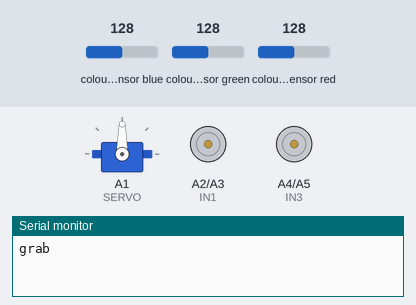
Bench run of a sketch on a simulated Arduino Uno, built with avr-gcc and run on an emulated ATmega328P. Parts: servo, motor-driver pin pairs drawn as motors (green arrow = first pin HIGH = forward, orange = second pin HIGH = backward, longer = more drive, scaled by the enable pin), the last lines printed to the serial monitor. Wiring (inferred from the names in the program): TCS3200 colour sensor: output pin 8; S2 pin 6; S3 pin 7; S0 pin 4; S1 pin 5. The test bench sets the inputs (shaded band); at power-on: colour sensor blue 128, colour sensor green 128, colour sensor red 128.

Above: at 0.1 s.
At 1.06 s:
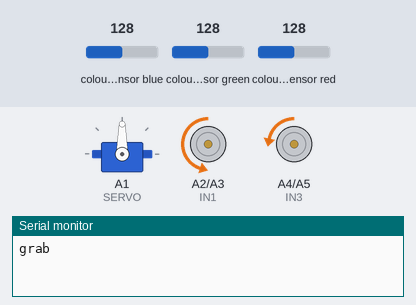
At 5.2 s:
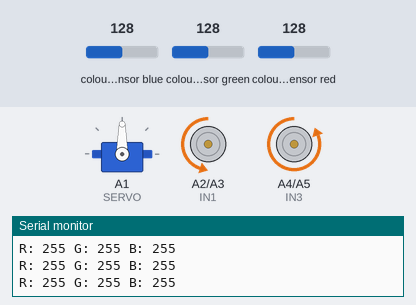
5.3 s: colour sensor blue set to 5
Timing chart, 0 to 8.3 s (numbered marks = the images above; inputs shaded):
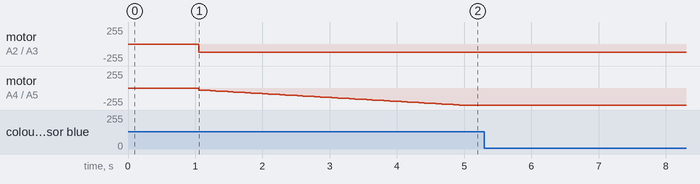

The sketch:

challenge_1.ino
```cpp
#include "rgb.h"
#include "motor.h"
#include "slidingwindow.h"

RGBv rgbValue;

int histlen = 5;
int colhist[5] = {-1, -1, -1, -1, -1};

// States: 0 = red, 1 = blue, 2 = green, 3 = black (starting state)
int currentState = -1;
int previousState = -1;
int colavg = -1;

// Counter to track progress through the rings
int ringCounter = 3;

// Threshold to detect entry into the circle
int enterCircleThreshold = 200;
bool enteredCircle = false;

int rotationSpeedBonus = 10;
int rotationSpeedIncrement = 5;

int cruiseSpeed = 80;
int rotateSpeed = 100;

void setup() {
    // Initialize color sensor pins
    pinMode(S0, OUTPUT);
    pinMode(S1, OUTPUT);
    pinMode(S2, OUTPUT);
    pinMode(S3, OUTPUT);

    // Initialize motor pins
    pinMode(EN_A, OUTPUT);
    pinMode(IN1, OUTPUT);
    pinMode(IN2, OUTPUT);
    pinMode(IN3, OUTPUT);
    pinMode(IN4, OUTPUT);
    pinMode(EN_B, OUTPUT);

    myServo.attach(A1);

    digitalWrite(S0, HIGH);
    digitalWrite(S1, LOW);

    pinMode(sensorOut, INPUT);
    delay(50); // stop for a second to read the color properly
    Serial.begin(9600);

    grab();

    setMotors(60, 30);


}

void loop() {
    // Spiral search to enter the circle
    while (!enteredCircle) {
        setMotors(120, 20+ rotationSpeedBonus);
        rotationSpeedBonus = rotationSpeedBonus + 5;

        delay(5); // stop for a second to read the color properly
        getRGB(&rgbValue);
        int col = getMaximum(rgbValue.redPW, rgbValue.bluePW, rgbValue.greenPW);
        addnew(colhist, col, histlen); //Add new colour measurement to colour history
        int colavg = colouraverage(colhist, histlen); //Get the average colour of the last 5 measurements
        delay(5);
        if (colavg != -1) {
            enteredCircle = true;
            Serial.println("Entered Circle");
            setMotors(0, 0); // Stop
            delay(500);
        }
    }

    // Get the live reading
    delay(5); // stop for a second to read the color properly
    getRGB(&rgbValue);
    int col = getMaximum(rgbValue.redPW, rgbValue.bluePW, rgbValue.greenPW);
    addnew(colhist, col, histlen); //Add new colour measurement to colour history
    int colavg = colouraverage(colhist, histlen); //Get the average colour of the last 5 measurements
    // for(int i=0; i<histlen; i++){
    //   Serial.println(colhist[i]);
    // }


    // Correct if accidentally steps out
    Serial.println(colavg);
    Serial.println(currentState);
    Serial.println(previousState);
    if (colavg == currentState){
      // Cruise mode

    setMotors(cruiseSpeed, cruiseSpeed);
    }
    if (colavg == previousState) {
        setMotors(0, 0); // Stop
        delay(50);
        setMotors(rotateSpeed, 0); // Rotate in place
        getRGB(&rgbValue);
        int col = getMaximum(rgbValue.redPW, rgbValue.bluePW, rgbValue.greenPW);
        addnew(colhist, col, histlen); //Add new colour measurement to colour history
        int colavg = colouraverage(colhist, histlen); //Get the average colour of the last 5 measurements
        Serial.println(colavg);
        Serial.println(previousState);
        if(colavg != previousState){
          delay(300); // Delay to let it face inwards instead of tangential
          setMotors(0, 0); // Stop once corrected
        }
    }

	// If the robot moves in as desired, keep moving straight, decrement counter, update previous state
	if (colavg != previousState && colavg != currentState){
		ringCounter = max(0, ringCounter - 1);
        Serial.print("Entered ring ");
        Serial.println(ringCounter);
		previousState = currentState;
    // Update the current state (happens every loop regardless of what happens)
	  currentState = colavg;
	}


	// Check if the robot has completed the circle
	if (ringCounter == 0) {
		setMotors(0, 0); // Stop
		delay(500);
		//Write code to back up a bit, later.
		release(90); //Release flag; ANGLE TBD
    delay(10);
		setMotors(0, 0);
    return;
	}
}
```

motor.h
```cpp
#include <Servo.h>

// Motor
#define IN1 A2
#define IN2 A3
#define IN3 A4
#define IN4 A5
#define EN_A 11
#define EN_B 10
#define SERVO A1

Servo myServo;
int servoDelay = 1000;

void motorSetup() {
  Serial.begin (9600); //Starting the serial communication at 9600 baud rate
  //Initializing the motor pins as output
  pinMode(EN_A, OUTPUT);
  pinMode(IN1, OUTPUT);
  pinMode(IN2, OUTPUT);
  pinMode(IN3, OUTPUT);
  pinMode(IN4, OUTPUT);
  pinMode(EN_B, OUTPUT);

  // set Servo pin
  myServo.attach(SERVO);
}

// Drive motors
// Convention: 1,3 LOW for forward; 2,4 LOW for backward
void move_one(int speed, const char* dir, int inPin1, int inPin2, int pwmPin) {
    if (strcmp(dir, "FWD") == 0) {
        digitalWrite(inPin1, LOW);
        digitalWrite(inPin2, HIGH);
    }
    else if (strcmp(dir, "REV") == 0) {
        digitalWrite(inPin1, HIGH);
        digitalWrite(inPin2, LOW);
    }
    analogWrite(pwmPin, speed);
}

void setMotors(int leftSpeed, int rightSpeed) {
    const char* leftDir = (leftSpeed >= 0) ? "FWD" : "REV";
    const char* rightDir = (rightSpeed >= 0) ? "FWD" : "REV";
    move_one(abs(leftSpeed), leftDir, IN1, IN2, EN_A);
    move_one(abs(rightSpeed), rightDir, IN3, IN4, EN_B);
}

void stop() {
    move_one(0, "FWD", IN1, IN2, EN_A);
    move_one(0, "REV", IN3, IN4, EN_B);
}

//Servo Motor
void grab(){
  myServo.write(90);
  Serial.println("grab");
  delay(servoDelay);
}

void release(int degree){
  myServo.write(90-degree);
  Serial.println("release");
  delay(servoDelay);
}
```

rgb.h
```cpp
// Define color sensor pins
#define OE_PIN 3
#define S0 4
#define S1 5
#define S2 6
#define S3 7
#define sensorOut 8

typedef struct {
	int redPW;
  	int bluePW;
  	int greenPW;
} RGBv;

void colorSensorSetup(){
  pinMode(S0, OUTPUT);
	pinMode(S1, OUTPUT);
	pinMode(S2, OUTPUT);
	pinMode(S3, OUTPUT);
  pinMode(sensorOut, INPUT);
  pinMode(OE_PIN, OUTPUT);

  digitalWrite(OE_PIN, LOW);
  digitalWrite(S0, HIGH);
  digitalWrite(S1, LOW);
}

int getRedPW() {
	digitalWrite(S2,LOW);
	digitalWrite(S3,LOW);

	return pulseIn(sensorOut, LOW);
}

int getGreenPW() {
	digitalWrite(S2,HIGH);
	digitalWrite(S3,HIGH);

	return pulseIn(sensorOut, LOW);
}

int getBluePW() {
	digitalWrite(S2,LOW);
	digitalWrite(S3,HIGH);

	return pulseIn(sensorOut, LOW);
}


// Structure for Color Pulse Width Measurements
void getRGB(RGBv *rgb) {

  // Convert frequency to RGB values (mapping range may need calibration)
  delay(25);
  rgb->redPW = map(getRedPW(), 100, 500, 255, 0);
  delay(25);
  rgb->greenPW = map(getGreenPW(), 200, 600, 255, 0);
  delay(25);
  rgb->bluePW = map(getBluePW(), 100, 500, 255, 0);

  // Clamp values to ensure they are in the range 0-255
  rgb->redPW = constrain(rgb->redPW , 0, 255);
  rgb->greenPW = constrain(rgb->greenPW, 0, 255);
  rgb->bluePW = constrain(rgb->bluePW, 0, 255);

  Serial.print("R: "); Serial.print(rgb->redPW);
  Serial.print(" G: "); Serial.print(rgb->greenPW);
  Serial.print(" B: "); Serial.println(rgb->bluePW);
}


int getDelta(RGBv *rgb,int origRed,int origBlue, int origGreen) {
  return (abs(rgb->redPW - origRed) + abs(rgb->bluePW - origBlue) + abs(rgb->greenPW - origGreen));
}

int getMinimum(int red, int blue, int green) {
  // get current state based on which color value is the lowest
  if (min(red, blue) == red && min(red, green) == red) {
    return 0;
  } else if (min(blue, red) == blue && min(blue, green) == blue) {
    return 1;
  } else {
    return 2;
  }
}

int getMaximum(int red, int blue, int green) {
  //If all colours below certain threshold, assume black
  int blk_thres = 15;
  int wht_thres = 180;
  if (((red < blk_thres) && (green < blk_thres) && (blue < blk_thres)) | ((red > blk_thres) && (green > blk_thres) && (blue > blk_thres))){
    return -1; //-1 represents black
  }

  // get current state based on which color value is the lowest
  if (max(red, blue) == red && max(red, green) == red) {
    return 0;
  } else if (max(blue, red) == blue && max(blue, green) == blue) {
    return 1;
  } else {
    return 2;
  }
}
```

slidingwindow.h
```cpp
void addnew(int* array, int newval, int histlength){
  for (int i = 0; i < histlength - 1; i++) {
    array[i] = array[i + 1];
  }
  array[histlength - 1] = newval;
}

int colouraverage(int* colours, int histlength){
  int red_sum = 0;
  int green_sum = 0;
  int blue_sum = 0;
  int black_sum = 0;
  for (int i = 0; i < histlength; i++) {
    switch(colours[i]){
      case 0:
        red_sum++;
        break;
      case 1:
        blue_sum++;
        break;
      case 2:
        green_sum++;
        break;
      case -1:
        black_sum++;
        break;
    };
  };
  int maxcol = max(red_sum, max(blue_sum, max(green_sum, black_sum)));
  if (maxcol == red_sum) {
      return 0;
  }
  if (maxcol == blue_sum) {
    return 1;
  }
  if (maxcol == green_sum) {
    return 2;
  }
  return -1;
};
```
